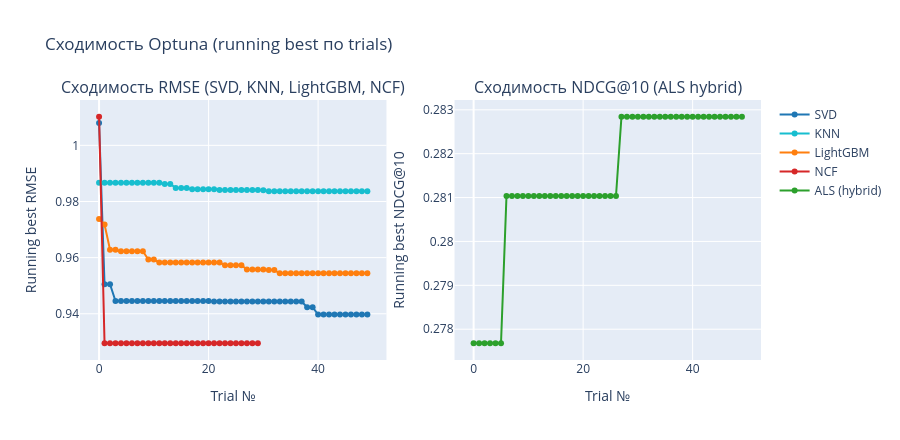

Write notebook code for a chart like this one.
### Markdown cell above
## 6. Анализ сходимости Optuna

Сравниваем, как быстро Optuna находила лучшее значение для каждой модели.
Это показывает «чувствительность» пространства гиперпараметров.

- Для SVD, KNN, LightGBM, NCF: direction=minimize, строим running minimum по RMSE.
- Для ALS (hybrid): direction=maximize, строим running maximum по NDCG@10.

### Code cell
optuna_files = {
    'SVD':      MODELS_DIR / 'svd_optuna_trials.parquet',
    'KNN':      MODELS_DIR / 'knn_optuna_trials.parquet',
    'LightGBM': MODELS_DIR / 'lightgbm_optuna_trials.parquet',
    'ALS (hybrid)': MODELS_DIR / 'lightfm_optuna_trials.parquet',
    'NCF':      MODELS_DIR / 'ncf_optuna_trials.parquet',
}

direction_per_model = {
    'SVD': 'minimize', 'KNN': 'minimize', 'LightGBM': 'minimize',
    'NCF': 'minimize', 'ALS (hybrid)': 'maximize',
}

trial_curves = []
for model_name, fpath in optuna_files.items():
    if not fpath.exists():
        print(f'Trials для {model_name} не найдены: {fpath}')
        continue
    tdf = pd.read_parquet(fpath).sort_values('number').reset_index(drop=True)
    if direction_per_model[model_name] == 'minimize':
        tdf['running_best'] = tdf['value'].cummin()
    else:
        tdf['running_best'] = tdf['value'].cummax()
    tdf['model']  = model_name
    tdf['target'] = 'NDCG@10' if direction_per_model[model_name] == 'maximize' else 'RMSE'
    trial_curves.append(tdf[['model', 'number', 'value', 'running_best', 'target']])
    print(f"  {model_name}: {len(tdf)} trials, "
          f"best={'min' if direction_per_model[model_name]=='minimize' else 'max'} "
          f"= {tdf['running_best'].iloc[-1]:.4f}")

curves_df = pd.concat(trial_curves, ignore_index=True)

fig = make_subplots(
    rows=1, cols=2,
    subplot_titles=(
        'Сходимость RMSE (SVD, KNN, LightGBM, NCF)',
        'Сходимость NDCG@10 (ALS hybrid)',
    )
)

rmse_models_list = ['SVD', 'KNN', 'LightGBM', 'NCF']
model_colors_all = {'SVD': '#1f77b4', 'KNN': '#17becf', 'LightGBM': '#ff7f0e',
                    'NCF': '#d62728', 'ALS (hybrid)': '#2ca02c'}

for m in rmse_models_list:
    sub = curves_df[curves_df['model'] == m]
    if sub.empty:
        continue
    fig.add_trace(
        go.Scatter(x=sub['number'], y=sub['running_best'],
                   mode='lines+markers', name=m,
                   line=dict(color=model_colors_all.get(m, '#666'))),
        row=1, col=1,
    )

sub_lf = curves_df[curves_df['model'] == 'ALS (hybrid)']
if not sub_lf.empty:
    fig.add_trace(
        go.Scatter(x=sub_lf['number'], y=sub_lf['running_best'],
                   mode='lines+markers', name='ALS (hybrid)',
                   line=dict(color=model_colors_all['ALS (hybrid)'])),
        row=1, col=2,
    )

fig.update_xaxes(title_text='Trial №',     row=1, col=1)
fig.update_xaxes(title_text='Trial №',     row=1, col=2)
fig.update_yaxes(title_text='Running best RMSE',    row=1, col=1)
fig.update_yaxes(title_text='Running best NDCG@10', row=1, col=2)
fig.update_layout(height=440, title='Сходимость Optuna (running best по trials)')
fig.write_html(str(MODELS_DIR / 'comparison_optuna_convergence.html'))
fig.show()

### Figure 1 — Plotly figure (JSON) as saved in the notebook; plotly's stock layout.template omitted (floating-point values rounded to 4 significant figures)
{"data": [{"line": {"color": "#1f77b4"}, "mode": "lines+markers", "name": "SVD", "type": "scatter", "x": [0, 1, 2, 3, 4, 5, 6, 7, 8, 9, 10, 11, 12, 13, 14, 15, 16, 17, 18, 19, 20, 21, 22, 23, 24, 25, 26, 27, 28, 29, 30, 31, 32, 33, 34, 35, 36, 37, 38, 39, 40, 41, 42, 43, 44, 45, 46, 47, 48, 49], "xaxis": "x", "y": [1.008, 0.9505, 0.9505, 0.9445, 0.9445, 0.9445, 0.9445, 0.9445, 0.9445, 0.9445, 0.9445, 0.9445, 0.9445, 0.9445, 0.9445, 0.9445, 0.9445, 0.9445, 0.9445, 0.9445, 0.9445, 0.9444, 0.9444, 0.9444, 0.9444, 0.9444, 0.9444, 0.9444, 0.9444, 0.9444, 0.9444, 0.9444, 0.9444, 0.9444, 0.9444, 0.9444, 0.9444, 0.9444, 0.9424, 0.9424, 0.9397, 0.9397, 0.9397, 0.9397, 0.9397, 0.9397, 0.9397, 0.9397, 0.9397, 0.9397], "yaxis": "y"}, {"line": {"color": "#17becf"}, "mode": "lines+markers", "name": "KNN", "type": "scatter", "x": [0, 1, 2, 3, 4, 5, 6, 7, 8, 9, 10, 11, 12, 13, 14, 15, 16, 17, 18, 19, 20, 21, 22, 23, 24, 25, 26, 27, 28, 29, 30, 31, 32, 33, 34, 35, 36, 37, 38, 39, 40, 41, 42, 43, 44, 45, 46, 47, 48, 49], "xaxis": "x", "y": [0.9867, 0.9867, 0.9867, 0.9867, 0.9867, 0.9867, 0.9867, 0.9867, 0.9867, 0.9867, 0.9867, 0.9867, 0.9863, 0.9863, 0.9848, 0.9848, 0.9848, 0.9844, 0.9844, 0.9844, 0.9844, 0.9844, 0.9841, 0.9841, 0.9841, 0.9841, 0.9841, 0.9841, 0.9841, 0.9841, 0.984, 0.9837, 0.9837, 0.9837, 0.9837, 0.9837, 0.9837, 0.9837, 0.9837, 0.9837, 0.9837, 0.9837, 0.9837, 0.9837, 0.9837, 0.9837, 0.9837, 0.9837, 0.9837, 0.9837], "yaxis": "y"}, {"line": {"color": "#ff7f0e"}, "mode": "lines+markers", "name": "LightGBM", "type": "scatter", "x": [0, 1, 2, 3, 4, 5, 6, 7, 8, 9, 10, 11, 12, 13, 14, 15, 16, 17, 18, 19, 20, 21, 22, 23, 24, 25, 26, 27, 28, 29, 30, 31, 32, 33, 34, 35, 36, 37, 38, 39, 40, 41, 42, 43, 44, 45, 46, 47, 48, 49], "xaxis": "x", "y": [0.9738, 0.9718, 0.9628, 0.9628, 0.9623, 0.9623, 0.9623, 0.9623, 0.9623, 0.9593, 0.9593, 0.9583, 0.9583, 0.9583, 0.9583, 0.9583, 0.9583, 0.9583, 0.9583, 0.9583, 0.9583, 0.9583, 0.9583, 0.9573, 0.9573, 0.9573, 0.9573, 0.9558, 0.9558, 0.9558, 0.9558, 0.9556, 0.9556, 0.9544, 0.9544, 0.9544, 0.9544, 0.9544, 0.9544, 0.9544, 0.9544, 0.9544, 0.9544, 0.9544, 0.9544, 0.9544, 0.9544, 0.9544, 0.9544, 0.9544], "yaxis": "y"}, {"line": {"color": "#d62728"}, "mode": "lines+markers", "name": "NCF", "type": "scatter", "x": [0, 1, 2, 3, 4, 5, 6, 7, 8, 9, 10, 11, 12, 13, 14, 15, 16, 17, 18, 19, 20, 21, 22, 23, 24, 25, 26, 27, 28, 29], "xaxis": "x", "y": [1.01, 0.9295, 0.9295, 0.9295, 0.9295, 0.9295, 0.9295, 0.9295, 0.9295, 0.9295, 0.9295, 0.9295, 0.9295, 0.9295, 0.9295, 0.9295, 0.9295, 0.9295, 0.9295, 0.9295, 0.9295, 0.9295, 0.9295, 0.9295, 0.9295, 0.9295, 0.9295, 0.9295, 0.9295, 0.9295], "yaxis": "y"}, {"line": {"color": "#2ca02c"}, "mode": "lines+markers", "name": "ALS (hybrid)", "type": "scatter", "x": [0, 1, 2, 3, 4, 5, 6, 7, 8, 9, 10, 11, 12, 13, 14, 15, 16, 17, 18, 19, 20, 21, 22, 23, 24, 25, 26, 27, 28, 29, 30, 31, 32, 33, 34, 35, 36, 37, 38, 39, 40, 41, 42, 43, 44, 45, 46, 47, 48, 49], "xaxis": "x2", "y": [0.2777, 0.2777, 0.2777, 0.2777, 0.2777, 0.2777, 0.281, 0.281, 0.281, 0.281, 0.281, 0.281, 0.281, 0.281, 0.281, 0.281, 0.281, 0.281, 0.281, 0.281, 0.281, 0.281, 0.281, 0.281, 0.281, 0.281, 0.281, 0.2828, 0.2828, 0.2828, 0.2828, 0.2828, 0.2828, 0.2828, 0.2828, 0.2828, 0.2828, 0.2828, 0.2828, 0.2828, 0.2828, 0.2828, 0.2828, 0.2828, 0.2828, 0.2828, 0.2828, 0.2828, 0.2828, 0.2828], "yaxis": "y2"}], "layout": {"annotations": [{"font": {"size": 16}, "showarrow": false, "text": "Сходимость RMSE (SVD, KNN, LightGBM, NCF)", "x": 0.225, "xanchor": "center", "xref": "paper", "y": 1, "yanchor": "bottom", "yref": "paper"}, {"font": {"size": 16}, "showarrow": false, "text": "Сходимость NDCG@10 (ALS hybrid)", "x": 0.775, "xanchor": "center", "xref": "paper", "y": 1, "yanchor": "bottom", "yref": "paper"}], "height": 440, "title": {"text": "Сходимость Optuna (running best по trials)"}, "xaxis": {"anchor": "y", "domain": [0, 0.45], "title": {"text": "Trial №"}}, "xaxis2": {"anchor": "y2", "domain": [0.55, 1], "title": {"text": "Trial №"}}, "yaxis": {"anchor": "x", "domain": [0, 1], "title": {"text": "Running best RMSE"}}, "yaxis2": {"anchor": "x2", "domain": [0, 1], "title": {"text": "Running best NDCG@10"}}}}
